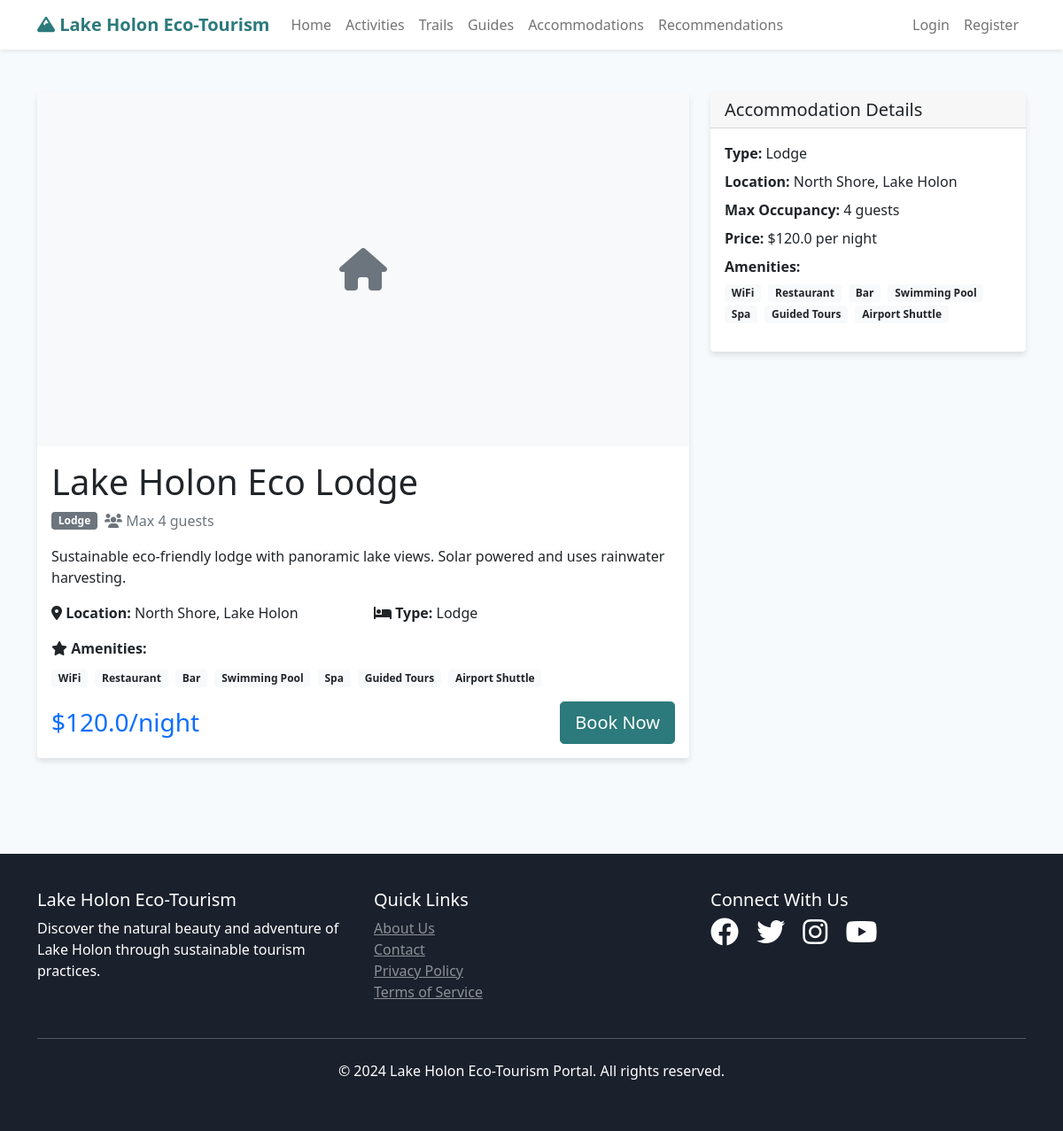
The app's page /accommodation/1 with its own data.
### app/models.py (models this page shows, shortened)
class Accommodation(db.Model):
    id = db.Column(db.Integer, primary_key=True)
    name = db.Column(db.String(100), nullable=False)
    description = db.Column(db.Text, nullable=False)
    type = db.Column(db.String(50), nullable=False)  # hotel, camping, lodge, etc.
    location = db.Column(db.String(200), nullable=False)
    price_per_night = db.Column(db.Float, nullable=False)
    max_occupancy = db.Column(db.Integer, nullable=False)
    amenities = db.Column(db.Text)  # JSON string of amenities
    image_url = db.Column(db.String(200))
    is_available = db.Column(db.Boolean, default=True)
    created_at = db.Column(db.DateTime, default=datetime.utcnow)

### app/main/routes.py (the view)
@bp.route('/accommodation/<int:id>')
def accommodation_detail(id):
    accommodation = Accommodation.query.get_or_404(id)
    return render_template('main/accommodation_detail.html', accommodation=accommodation)

### app/templates/main/accommodation_detail.html (shortened to what this page needs)
{% extends "base.html" %}
{% block content %}
<div class="container py-5">
    <div class="row">
        <div class="col-lg-8">
            <div class="card">
                {% if accommodation.image_url %}
                <img src="{{ accommodation.image_url }}" class="card-img-top" alt="{{ accommodation.name }}" style="height: 400px; object-fit: cover;">
                {% else %}
                <div class="card-img-top bg-light d-flex align-items-center justify-content-center" style="height: 400px;">
                    <i class="fas fa-home fa-3x text-muted"></i>
                </div>
                {% endif %}
                <div class="card-body">
                    <h1 class="card-title">{{ accommodation.name }}</h1>
                    <div class="d-flex align-items-center mb-3">
                        <span class="badge bg-secondary me-2">{{ accommodation.type.title() }}</span>
                        <span class="text-muted"><i class="fas fa-users"></i> Max {{ accommodation.max_occupancy }} guests</span>
                    </div>
                    <p class="card-text">{{ accommodation.description }}</p>
                    <div class="row mb-3">
                        <div class="col-md-6">
                            <strong><i class="fas fa-map-marker-alt"></i> Location:</strong> {{ accommodation.location }}
                        </div>
                        <div class="col-md-6">
                            <strong><i class="fas fa-bed"></i> Type:</strong> {{ accommodation.type.title() }}
                        </div>
                    </div>
                    {% if accommodation.amenities %}
                    <div class="mb-3">
                        <strong><i class="fas fa-star"></i> Amenities:</strong>
                        <div class="mt-2">
                            {% for amenity in accommodation.amenities.split(',') %}
                            <span class="badge bg-light text-dark me-1">{{ amenity.strip() }}</span>
                            {% endfor %}
                        </div>
                    </div>
                    {% endif %}
                    <div class="d-flex justify-content-between align-items-center">
                        <h3 class="text-primary mb-0">${{ accommodation.price_per_night }}/night</h3>
                        <button class="btn btn-primary btn-lg">Book Now</button>
                    </div>
                </div>
            </div>
        </div>
        <div class="col-lg-4">
            <div class="card">
                <div class="card-header">
                    <h5 class="mb-0">Accommodation Details</h5>
                </div>
                <div class="card-body">
                    <ul class="list-unstyled">
                        <li class="mb-2">
                            <strong>Type:</strong> {{ accommodation.type.title() }}
                        </li>
                        <li class="mb-2">
                            <strong>Location:</strong> {{ accommodation.location }}
                        </li>
                        <li class="mb-2">
                            <strong>Max Occupancy:</strong> {{ accommodation.max_occupancy }} guests
                        </li>
                        <li class="mb-2">
                            <strong>Price:</strong> ${{ accommodation.price_per_night }} per night
                        </li>
                        {% if accommodation.amenities %}
                        <li class="mb-2">
                            <strong>Amenities:</strong>
                            <div class="mt-1">
                                {% for amenity in accommodation.amenities.split(',') %}
                                <span class="badge bg-light text-dark me-1">{{ amenity.strip() }}</span>
                                {% endfor %}
                            </div>
                        </li>
                        {% endif %}
                    </ul>
                </div>
            </div>
        </div>
    </div>
</div>
{% endblock %}

### app/templates/base.html (style rules this page uses)
:root { --primary-color: #2c7a7b; --secondary-color: #38b2ac; --accent-color: #81e6d9; --dark-color: #1a202c; --light-color: #f7fafc; }
body { font-family: 'Segoe UI', Tahoma, Geneva, Verdana, sans-serif; background-color: var(--light-color); }
.btn-primary { background-color: var(--primary-color); border-color: var(--primary-color); }
.card { border: none; box-shadow: 0 4px 6px rgba(0, 0, 0, 0.1); transition: transform 0.3s ease, box-shadow 0.3s ease; }

### records on screen
Accommodation: name "Lake Holon Eco Lodge", type "Lodge", max_occupancy "4", description "Sustainable eco-friendly lodge with panoramic lake views. Solar powered and uses rainwater harvesting.", location "North Shore, Lake Holon", price_per_night "120.0"

### other values on screen
{{ amenity.strip() }} "WiFi" "Restaurant" "Bar" "Swimming Pool" "Spa" "Guided Tours" "Airport Shuttle"
